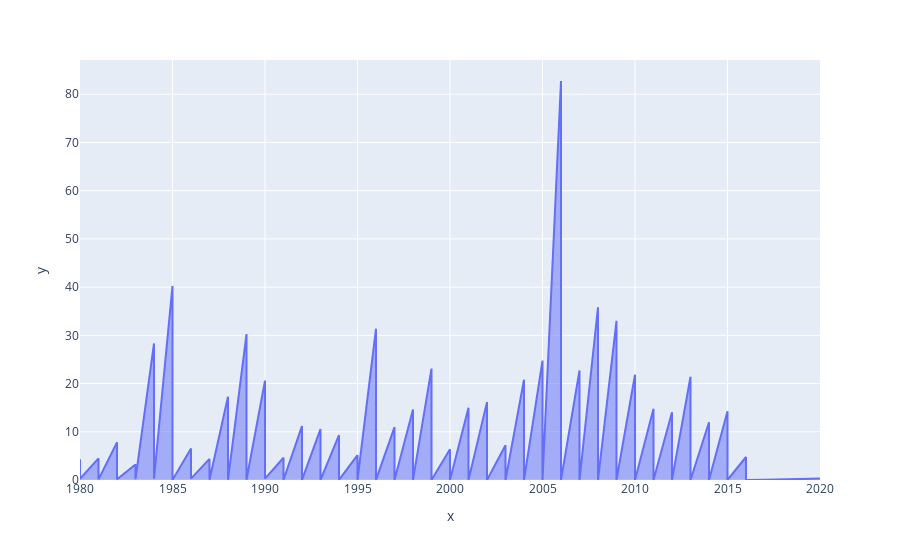

The notebook cell this image was saved under:
### Code cell
area_fig.show()

### Figure 1 — Plotly figure (JSON) as saved in the notebook; plotly's stock layout.template omitted (floating-point values rounded to 4 significant figures; data arrays with more than 128 entries replaced by an {"elided": "..."} marker saying what was removed)
{"data": [{"fillpattern": {"shape": ""}, "hovertemplate": "x=%{x}<br>y=%{y}<extra></extra>", "legendgroup": "", "line": {"color": "#636efa"}, "marker": {"symbol": "circle"}, "mode": "lines", "name": "", "orientation": "v", "showlegend": false, "stackgroup": "1", "type": "scatter", "x": {"elided": "16291 int values"}, "xaxis": "x", "y": {"elided": "16291 float values"}, "yaxis": "y"}], "layout": {"legend": {"tracegroupgap": 0}, "margin": {"t": 60}, "xaxis": {"anchor": "y", "domain": [0, 1], "title": {"text": "x"}}, "yaxis": {"anchor": "x", "domain": [0, 1], "title": {"text": "y"}}}}
